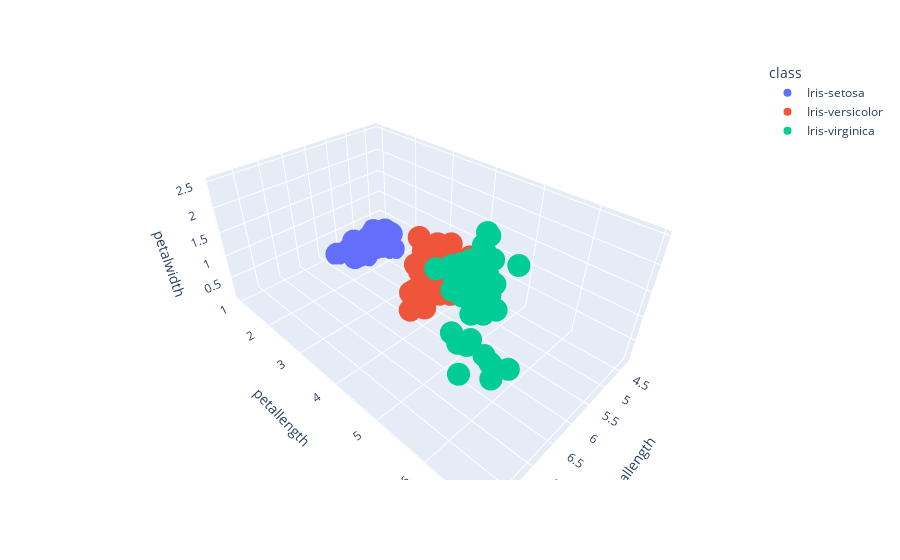

Write notebook code for a chart like this one.
### Code cell
fig = px.scatter_3d(iris, x = 'sepallength', 
                     y = 'petallength', z='petalwidth', color = 'class')

fig

#fig.show(renderer='browser')

### Figure 1 — Plotly figure (JSON) as saved in the notebook; plotly's stock layout.template omitted (floating-point values rounded to 4 significant figures)
{"data": [{"hovertemplate": "class=Iris-setosa<br>sepallength=%{x}<br>petallength=%{y}<br>petalwidth=%{z}<extra></extra>", "legendgroup": "Iris-setosa", "marker": {"color": "#636efa", "symbol": "circle"}, "mode": "markers", "name": "Iris-setosa", "scene": "scene", "showlegend": true, "type": "scatter3d", "x": [5.1, 4.9, 4.7, 4.6, 5, 5.4, 4.6, 5, 4.4, 4.9, 5.4, 4.8, 4.8, 4.3, 5.8, 5.7, 5.4, 5.1, 5.7, 5.1, 5.4, 5.1, 4.6, 5.1, 4.8, 5, 5, 5.2, 5.2, 4.7, 4.8, 5.4, 5.2, 5.5, 4.9, 5, 5.5, 4.9, 4.4, 5.1, 5, 4.5, 4.4, 5, 5.1, 4.8, 5.1, 4.6, 5.3, 5], "y": [1.4, 1.4, 1.3, 1.5, 1.4, 1.7, 1.4, 1.5, 1.4, 1.5, 1.5, 1.6, 1.4, 1.1, 1.2, 1.5, 1.3, 1.4, 1.7, 1.5, 1.7, 1.5, 1, 1.7, 1.9, 1.6, 1.6, 1.5, 1.4, 1.6, 1.6, 1.5, 1.5, 1.4, 1.5, 1.2, 1.3, 1.5, 1.3, 1.5, 1.3, 1.3, 1.3, 1.6, 1.9, 1.4, 1.6, 1.4, 1.5, 1.4], "z": [0.2, 0.2, 0.2, 0.2, 0.2, 0.4, 0.3, 0.2, 0.2, 0.1, 0.2, 0.2, 0.1, 0.1, 0.2, 0.4, 0.4, 0.3, 0.3, 0.3, 0.2, 0.4, 0.2, 0.5, 0.2, 0.2, 0.4, 0.2, 0.2, 0.2, 0.2, 0.4, 0.1, 0.2, 0.1, 0.2, 0.2, 0.1, 0.2, 0.2, 0.3, 0.3, 0.2, 0.6, 0.4, 0.3, 0.2, 0.2, 0.2, 0.2]}, {"hovertemplate": "class=Iris-versicolor<br>sepallength=%{x}<br>petallength=%{y}<br>petalwidth=%{z}<extra></extra>", "legendgroup": "Iris-versicolor", "marker": {"color": "#EF553B", "symbol": "circle"}, "mode": "markers", "name": "Iris-versicolor", "scene": "scene", "showlegend": true, "type": "scatter3d", "x": [7, 6.4, 6.9, 5.5, 6.5, 5.7, 6.3, 4.9, 6.6, 5.2, 5, 5.9, 6, 6.1, 5.6, 6.7, 5.6, 5.8, 6.2, 5.6, 5.9, 6.1, 6.3, 6.1, 6.4, 6.6, 6.8, 6.7, 6, 5.7, 5.5, 5.5, 5.8, 6, 5.4, 6, 6.7, 6.3, 5.6, 5.5, 5.5, 6.1, 5.8, 5, 5.6, 5.7, 5.7, 6.2, 5.1, 5.7], "y": [4.7, 4.5, 4.9, 4, 4.6, 4.5, 4.7, 3.3, 4.6, 3.9, 3.5, 4.2, 4, 4.7, 3.6, 4.4, 4.5, 4.1, 4.5, 3.9, 4.8, 4, 4.9, 4.7, 4.3, 4.4, 4.8, 5, 4.5, 3.5, 3.8, 3.7, 3.9, 5.1, 4.5, 4.5, 4.7, 4.4, 4.1, 4, 4.4, 4.6, 4, 3.3, 4.2, 4.2, 4.2, 4.3, 3, 4.1], "z": [1.4, 1.5, 1.5, 1.3, 1.5, 1.3, 1.6, 1, 1.3, 1.4, 1, 1.5, 1, 1.4, 1.3, 1.4, 1.5, 1, 1.5, 1.1, 1.8, 1.3, 1.5, 1.2, 1.3, 1.4, 1.4, 1.7, 1.5, 1, 1.1, 1, 1.2, 1.6, 1.5, 1.6, 1.5, 1.3, 1.3, 1.3, 1.2, 1.4, 1.2, 1, 1.3, 1.2, 1.3, 1.3, 1.1, 1.3]}, {"hovertemplate": "class=Iris-virginica<br>sepallength=%{x}<br>petallength=%{y}<br>petalwidth=%{z}<extra></extra>", "legendgroup": "Iris-virginica", "marker": {"color": "#00cc96", "symbol": "circle"}, "mode": "markers", "name": "Iris-virginica", "scene": "scene", "showlegend": true, "type": "scatter3d", "x": [6.3, 5.8, 7.1, 6.3, 6.5, 7.6, 4.9, 7.3, 6.7, 7.2, 6.5, 6.4, 6.8, 5.7, 5.8, 6.4, 6.5, 7.7, 7.7, 6, 6.9, 5.6, 7.7, 6.3, 6.7, 7.2, 6.2, 6.1, 6.4, 7.2, 7.4, 7.9, 6.4, 6.3, 6.1, 7.7, 6.3, 6.4, 6, 6.9, 6.7, 6.9, 5.8, 6.8, 6.7, 6.7, 6.3, 6.5, 6.2, 5.9], "y": [6, 5.1, 5.9, 5.6, 5.8, 6.6, 4.5, 6.3, 5.8, 6.1, 5.1, 5.3, 5.5, 5, 5.1, 5.3, 5.5, 6.7, 6.9, 5, 5.7, 4.9, 6.7, 4.9, 5.7, 6, 4.8, 4.9, 5.6, 5.8, 6.1, 6.4, 5.6, 5.1, 5.6, 6.1, 5.6, 5.5, 4.8, 5.4, 5.6, 5.1, 5.1, 5.9, 5.7, 5.2, 5, 5.2, 5.4, 5.1], "z": [2.5, 1.9, 2.1, 1.8, 2.2, 2.1, 1.7, 1.8, 1.8, 2.5, 2, 1.9, 2.1, 2, 2.4, 2.3, 1.8, 2.2, 2.3, 1.5, 2.3, 2, 2, 1.8, 2.1, 1.8, 1.8, 1.8, 2.1, 1.6, 1.9, 2, 2.2, 1.5, 1.4, 2.3, 2.4, 1.8, 1.8, 2.1, 2.4, 2.3, 1.9, 2.3, 2.5, 2.3, 1.9, 2, 2.3, 1.8]}], "layout": {"legend": {"title": {"text": "class"}, "tracegroupgap": 0}, "margin": {"t": 60}, "scene": {"domain": {"x": [0, 1], "y": [0, 1]}, "xaxis": {"title": {"text": "sepallength"}}, "yaxis": {"title": {"text": "petallength"}}, "zaxis": {"title": {"text": "petalwidth"}}}}}
